Frame 1 (no input): blank canvas, image omitted
Frame 60 (the mouse pressed at the canvas centre just before this capture): blank canvas, image omitted
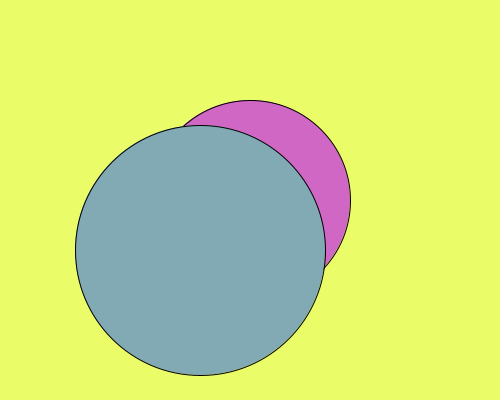
Frame 120 (the mouse held since frame 60 and released just before this capture)

The Processing sketch whose frames 1 and 60 were blank and that drew this single picture after the mouse press (run headless with seeded random() and noise(); from frame 60 on, the mouse is pressed at the canvas centre):

// Processing sketch: Animated_drawing_challenge2
// ── Animated_drawing_challenge2.pde
//Challenge 2 (animated drawing with a different cursor-Hand)

void setup()

{
 size(500,400); 
}

void draw()

{
cursor(HAND);//with a different cursor-hand
background(#EBFC69);//yellow
fill(#D167C5);//pink
circle(mouseX,mouseY,mouseY);  //grow in size when down reduce when up, stay the same horizontally
//the size of the circle is determined by the y mouse coordinate.


fill(#81AAB4);//blue
circle(mouseY,mouseX,mouseX);////grow in size when down reduce when up, stay the same horizontally
}//the size of the circle is determined by the x mouse coordinate.
